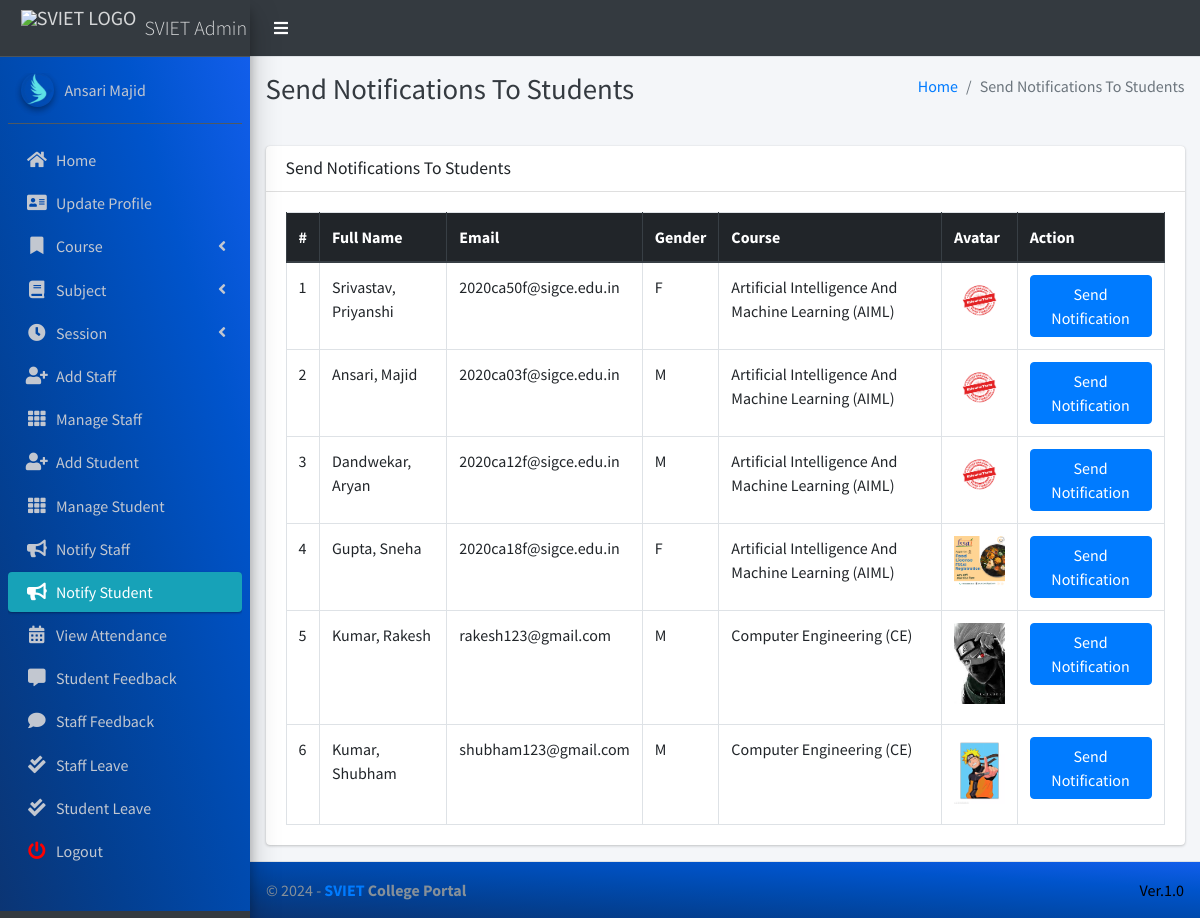
Page /admin_notify_student (signed in) on the committed database.
### main_app/models.py (models this page shows, shortened)
class CustomUser(AbstractUser):
    USER_TYPE = ((1, "HOD"), (2, "Staff"), (3, "Student"))
    GENDER = [("M", "Male"), ("F", "Female")]
    username = None  # Removed username, using email instead
    email = models.EmailField(unique=True)
    user_type = models.CharField(default=1, choices=USER_TYPE, max_length=1)
    gender = models.CharField(max_length=1, choices=GENDER)
    profile_pic = models.ImageField()
    address = models.TextField()
    fcm_token = models.TextField(default="")  # For firebase notifications
    created_at = models.DateTimeField(auto_now_add=True)
    updated_at = models.DateTimeField(auto_now=True)
    USERNAME_FIELD = "email"
    REQUIRED_FIELDS = []
    objects = CustomUserManager()
    def __str__(self):
        return  self.first_name + " " + self.last_name

class Student(models.Model):
    admin = models.OneToOneField(CustomUser, on_delete=models.CASCADE)
    course = models.ForeignKey(Course, on_delete=models.DO_NOTHING, null=True, blank=False)
    session = models.ForeignKey(Session, on_delete=models.DO_NOTHING, null=True)

class Course(models.Model):
    name = models.CharField(max_length=120)
    created_at = models.DateTimeField(auto_now_add=True)
    updated_at = models.DateTimeField(auto_now=True)

### main_app/hod_views.py (the view)
# urls.py: path("admin_notify_student", hod_views.admin_notify_student,
def admin_notify_student(request):
    student = CustomUser.objects.filter(user_type=3)
    context = {
        'page_title': "Send Notifications To Students",
        'students': student
    }
    return render(request, "hod_template/student_notification.html", context)

### main_app/templates/hod_template/student_notification.html (shortened to what this page needs)
{% extends 'main_app/base.html' %}
{% load static %}
{% block page_title %}{{page_title}}{% endblock page_title %}
{% block content %}
<section class="content">
    <div class="container-fluid">
        <div class="row">
            <div class="col-md-12">
                <div class="card">
                    <div class="card-header">
                        <h3 class="card-title">{{page_title}}</h3>
                    </div>
                    <div class="card-body">
                        <table id="example2" class="table table-bordered table-hover">
                            <thead class="thead-dark">
                                <tr>
                                    <th>#</th>
                                    <th>Full Name</th>
                                    <th>Email</th>
                                    <th>Gender</th>
                                    <th>Course</th>
                                    <th>Avatar</th>
                                    <th>Action</th>
                                </tr>
                            </thead>
                            <tbody>
                                {% for student in students %}
                                <tr>
                                    <td>{{ forloop.counter }}</td>
                                    <td>{{student.last_name}}, {{student.first_name}}</td>
                                    <td>{{student.email}}</td>
                                    <td>{{student.gender}}</td>
                                    <td>{{student.student.course.name}}</td>
                                    <td>
                                        {% if student.profile_pic == ""  %}
                                        No Image
                                        {% else %}
                                        <img class="img img-fluid mb-2" height="56" width="56"
                                            src="{{student.profile_pic}}" alt="">
                                        {% endif %}
                                    </td>
                                    <td><button data-toggle = "modal" data-target = "#myModal"class="btn btn-primary show_notification" value="{{student.id}}">Send Notification</button>
                                    </td>
                                </tr>
                                {% endfor %}
                            </tbody>
                        </table>
                    </div>
                </div>
            </div>
        </div>
    </div>
</section>
{% endblock content %}

### main_app/templates/main_app/base.html (shortened to what this page needs)
{% load static %}
<!DOCTYPE html>
<html>
<head>
    <link rel="stylesheet" href="{% static 'plugins/fontawesome-free/css/all.min.css'%} ">
    <link rel="stylesheet" href="https://code.ionicframework.com/ionicons/2.0.1/css/ionicons.min.css">
    <link rel="stylesheet"
        href="{% static 'plugins/tempusdominus-bootstrap-4/css/tempusdominus-bootstrap-4.min.css'%} ">
    <link rel="stylesheet" href="{% static 'plugins/icheck-bootstrap/icheck-bootstrap.min.css'%} ">
    <link rel="stylesheet" href="{% static 'dist/css/adminlte.min.css'%} ">
    <link rel="stylesheet" href="{% static 'plugins/overlayScrollbars/css/OverlayScrollbars.min.css'%} ">
    <link rel="stylesheet" href="{% static 'plugins/daterangepicker/daterangepicker.css'%} ">
</head>
<body class="hold-transition sidebar-mini layout-fixed" >
    <div class="wrapper" >
        <nav class="main-header navbar navbar-expand navbar-light " style="background-color: #343a40;">
            <ul class="navbar-nav">
                <li class="nav-item">
                    <a class="nav-link" data-widget="pushmenu" href="#"><i  style="color: white;" class="fas fa-bars"></i></a>
                </li>
            </ul>
        </nav>
        {% include "main_app/sidebar_template.html" with user=user %}
        <div class="content-wrapper">
            <div class="content-header">
                <div class="container-fluid">
                    <div class="row mb-2">
                        <div class="col-sm-6">
                            <h1 class="m-0 text-dark">{% block page_title %}{% endblock page_title %}</h1>
                        </div>
                        <div class="col-sm-6">
                            <ol class="breadcrumb float-sm-right">
                                <li class="breadcrumb-item"><a href="#">Home</a></li>
                                <li class="breadcrumb-item active">{{ page_title }}</li>
                            </ol>
                        </div>
                    </div>
                </div>
            </div>
<section class="content">
    <div class="container-fluid">
        <div class="row">
            <div class="col-md-12">
            </div></div></div></section>
            {% block content %}
            {% endblock content %}
        </div>
        {% include "main_app/footer.html" %}
    </div>
</body>
</html>

### main_app/templates/main_app/sidebar_template.html (shortened to what this page needs)
{% load static %}
<aside class="main-sidebar sidebar-dark-info elevation-4">
    {% if request.user.user_type == '1' %}
    <a href="{% url 'admin_home' %}" class="brand-link">
        <img src="{% static 'dist/img/virus.png' %} " alt="SVIET LOGO"
            class="brand-image " >
        <span class="brand-text font-weight-light" >SVIET Admin Panel</span>
    </a>
    <div class="sidebar" style="background-image: linear-gradient(to right top, #0b3574, #033f91, #004aae, #0054cc, #125eeb);">
        <div class="user-panel mt-3 pb-3 mb-3 d-flex">
            <div class="image">
                <img src="{{ request.user.profile_pic}}" class="img-circle elevation-2" alt="User Image">
            </div>
            <div class="info">
                <a href="#" class="d-block">{{user}}</a>
            </div>
        </div>
        <nav class="mt-2">
            <ul class="nav nav-pills nav-sidebar flex-column" data-widget="treeview" role="menu" data-accordion="false">
                <li class="nav-item">
                    {% url 'admin_home' as admin_home %}
                    <a href="{{admin_home}}" class="nav-link {% if admin_home == request.path %} active {% endif %}">
                        <i class="nav-icon fas fa-home"></i>
                        <p>
                            Home
                        </p>
                    </a>
                </li>
                <li class="nav-item">
                    {% url 'admin_view_profile' as admin_view_profile %}
                    <a href="{{admin_view_profile}}"
                        class="nav-link {% if admin_view_profile == request.path %} active {% endif %}">
                        <i class="nav-icon fas fa-address-card"></i>
                        <p>
                            Update Profile
                        </p>
                    </a>
                </li>
                <li class="nav-item has-treeview">
                    <a href="#" class="nav-link" >
                        <i class="nav-icon fas fa-bookmark"></i>
                        <p>
                            Course
                            <i class="fas fa-angle-left right"></i>
                        </p>
                    </a>
                </li>
                <li class="nav-item has-treeview">
                    <a href="#" class="nav-link">
                        <i class="nav-icon fas fa-book"></i>
                        <p>
                            Subject
                            <i class="fas fa-angle-left right"></i>
                        </p>
                    </a>
                </li>
                <li class="nav-item has-treeview">
                    <a href="#" class="nav-link">
                        <i  class="nav-icon fas fa-clock"></i>
                        <p>
                            Session
                            <i class="fas fa-angle-left right"></i>
                        </p>
                    </a>
                </li>
                <li class="nav-item">
                    {% url 'add_staff' as add_staff %}
                    <a href="{{add_staff}}" class="nav-link {% if add_staff == request.path %} active {% endif %}">
                        <i class="nav-icon fas fa-user-plus"></i>
                        <p>
                            Add Staff
                        </p>
                    </a>
                </li>
                <li class="nav-item">
                    {% url 'manage_staff' as manage_staff %}
                    {% url 'edit_staff' staff_id as edit_staff %}
                    <a href="{{manage_staff}}"
                        class="nav-link {% if manage_staff == request.path or request.path == edit_staff %} active {% endif %}">
                        <i class="nav-icon fas fa-th"></i>
                        <p>
                            Manage Staff
                        </p>
                    </a>
                </li>
                <li class="nav-item">
                    {% url 'add_student' as add_student%}
                    <a href="{{add_student}}" class="nav-link  {% if add_student == request.path %} active {% endif %}">
                        <i class="nav-icon fas fa-user-plus"></i>
                        <p>
                            Add Student
                        </p>
                    </a>
                </li>
                <li class="nav-item">
                    {% url 'manage_student' as manage_student %}
                    {% url 'edit_student' student_id as edit_student %}
                    <a href="{{manage_student}}"
                        class="nav-link  {% if edit_student == request.path or manage_student == request.path %} active {% endif %}">
                        <i class="nav-icon fas fa-th"></i>
                        <p>
                            Manage Student
                        </p>
                    </a>
                </li>
                <li class="nav-item">
                    {% url 'admin_notify_staff' as admin_notify_staff %}
                    <a href="{{admin_notify_staff}}"
                        class="nav-link {% if admin_notify_staff == request.path %} active {% endif %}">
                        <i class="nav-icon fas fa-bullhorn"></i>
                        <p>
                            Notify Staff
                        </p>
                    </a>
                </li>
                <li class="nav-item">
                    {% url 'admin_notify_student' as admin_notify_student %}
                    <a href="{{admin_notify_student}}"
                        class="nav-link {% if admin_notify_student == request.path %} active {% endif %}">
                        <i class="nav-icon fas fa-bullhorn"></i>
                        <p>
                            Notify Student
                        </p>
                    </a>
                </li>
                <li class="nav-item">
                    {% url 'admin_view_attendance' as admin_view_attendance %}
                <li class="nav-item">
                    <a href="{{admin_view_attendance}}"
                        class="nav-link  {% if admin_view_attendance == request.path %} active {% endif %}">
                        <i class="nav-icon fas fa-calendar-alt"></i>
                        <p>
                            View Attendance
                        </p>
                    </a>
                </li>
                <li class="nav-item">
                    {% url 'student_feedback_message' as student_feedback_message %}
                    <a href="{{ student_feedback_message }}"
                        class="nav-link  {% if student_feedback_message == request.path %} active {% endif %}">
                        <i class="nav-icon fas fa-comment-alt"></i>
                        <p>
                            Student Feedback
                        </p>
                    </a>
                </li>
                <li class="nav-item">
                    {% url 'staff_feedback_message' as staff_feedback_message %}
                    <a href="{{staff_feedback_message}}"
                        class="nav-link   {% if staff_feedback_message == request.path %} active {% endif %}">
                        <i  class="nav-icon fas fa-comment"></i>
                        <p>
                            Staff Feedback
                        </p>
                    </a>
                </li>
                <li class="nav-item">
                    {% url 'view_staff_leave' as view_staff_leave %}
                    <a href="{{view_staff_leave}}"
                        class="nav-link  {% if view_staff_leave == request.path %} active {% endif %}">
                        <i  class="nav-icon fas fa-check-double"></i>
                        <p>
                            Staff Leave
                        </p>
                    </a>
                </li>
                <li class="nav-item">
                    {% url 'view_student_leave' as view_student_leave %}
                    <a href="{% url 'view_student_leave' %}"
                        class="nav-link  {% if view_student_leave == request.path %} active {% endif %}">
                        <i  class="nav-icon fas fa-check-double"></i>
                        <p>
                            Student Leave
                        </p>
                    </a>
                </li>
                                        {% endif %}
                                        <li class="nav-item">
                                            <a href="{% url 'user_logout' %}"
                                                onclick="return confirm('Your session would be terminated.\n\nProceed?')"
                                                class="nav-link">
                                                <i  style="color: #ff0000"  class="nav-icon fas fa-power-off"></i>
                                                <p>
                                                    Logout
                                                </p>
                                            </a>
                                        </li>
                                    </ul>
                                </nav>
                            </div>
</aside>

### main_app/templates/main_app/footer.html
<footer class="main-footer" style="background-image: linear-gradient(to right top, #0b3574, #033f91, #004aae, #0054cc, #125eeb);">
    &copy; {% now "Y" %} - <strong><span><a href="https://sviet.ac.in/">SVIET</a></span> College Portal</strong>
    <div class="float-right d-none d-sm-inline-block" style="color: black;">
       Ver.1.0
    </div>
</footer>

### rows in the picture
CustomUser: user.profile_pic (picture), first_name+last_name "Ansari Majid"
CustomUser: last_name "Srivastav", first_name "Priyanshi", email "2020ca50f@sigce.edu.in", gender "F", student.course.name "Artificial Intelligence And Machine Learning (AIML)"
CustomUser: last_name "Ansari", first_name "Majid", email "2020ca03f@sigce.edu.in", gender "M", student.course.name "Artificial Intelligence And Machine Learning (AIML)"
CustomUser: last_name "Dandwekar", first_name "Aryan", email "2020ca12f@sigce.edu.in", gender "M", student.course.name "Artificial Intelligence And Machine Learning (AIML)"
CustomUser: last_name "Gupta", first_name "Sneha", email "2020ca18f@sigce.edu.in", gender "F", student.course.name "Artificial Intelligence And Machine Learning (AIML)", shows a picture
CustomUser: last_name "Kumar", first_name "Rakesh", email "rakesh123@gmail.com", gender "M", student.course.name "Computer Engineering (CE)", profile_pic (picture)
CustomUser: last_name "Kumar", first_name "Shubham", email "shubham123@gmail.com", gender "M", student.course.name "Computer Engineering (CE)", profile_pic (picture)

### other values in the picture
{{ page_title }} "Send Notifications To Students"
